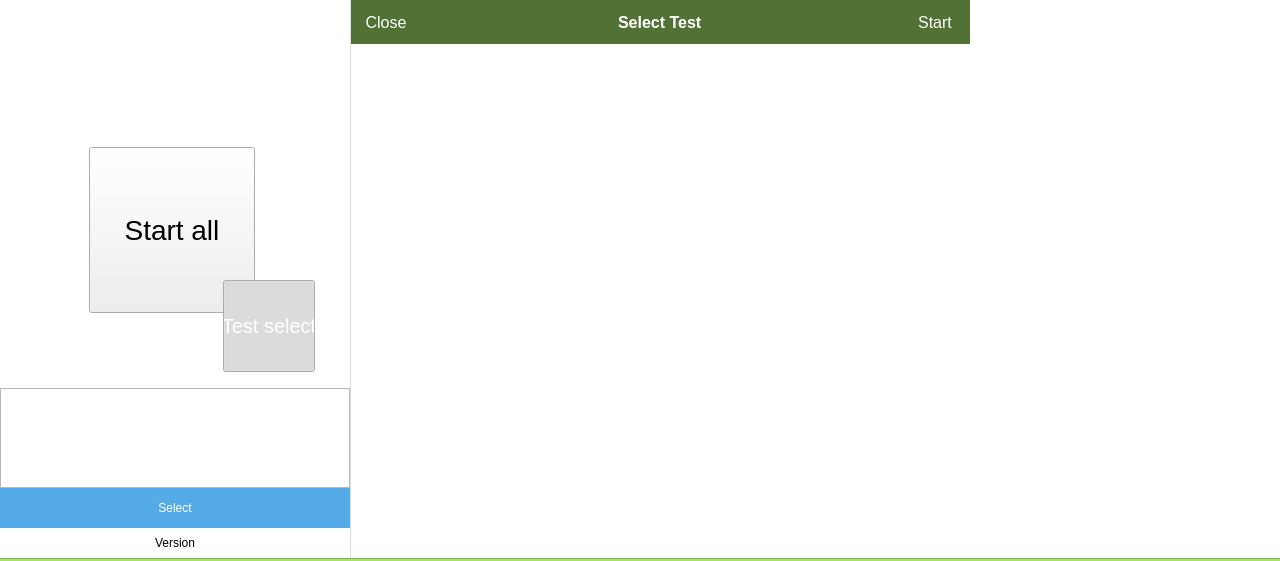
<?xml version="1.0" encoding="UTF-8"?>
<ui version="4.0">
 <class>HomePage</class>
 <widget class="QWidget" name="HomePage">
  <property name="geometry">
   <rect>
    <x>0</x>
    <y>0</y>
    <width>1280</width>
    <height>464</height>
   </rect>
  </property>
  <property name="minimumSize">
   <size>
    <width>0</width>
    <height>0</height>
   </size>
  </property>
  <property name="maximumSize">
   <size>
    <width>16777215</width>
    <height>16777215</height>
   </size>
  </property>
  <property name="windowTitle">
   <string>HomePage</string>
  </property>
  <property name="autoFillBackground">
   <bool>false</bool>
  </property>
  <property name="styleSheet">
   <string notr="true">QWidget#contentPanel
{
	background: #fff;
}

QLabel#bottomLine1
{
	background: #83b553
}

QLabel#bottomLine2
{
	background: #a4e268;
}

QWidget#buttonsPanel
{
	background: #fff;
}

QLabel#logoLabel
{
	border-image: url(:/logo.png) 0 0 0 0 stretch stretch;
}

QLabel#logoLabel2
{
	border-image: url(:/logo.png) 0 0 0 0 stretch stretch;
}



QLabel#buttonBackgroundLabel
{
	border-image: url(:/start_bg.png) 0 0 0 0 stretch stretch;
}

QWidget#testSelectionPanel
{
	border-style: solid;
	border-color: #ddd;
	border-width: 0px 0px 0px 1px;
	background: #fff;
}

QWidget#topBar
{
	background-color: #527134;
}

QLabel#selectorTitleLabel
{
	color: #fff;
	font-weight: bold;
	font-size: 16px;
}

QPushButton#selectorCloseButton,#selectorStartButton {
	background-color: #527134;
	border: none;
	min-width: 70px; max-width: 70px;
	color: #fff;
	font-weight: normal;
	font-size: 16px;
}

QPushButton#selectorCloseButton:hover,#selectorStartButton:hover
{
	background-color: #577837;
}

QPushButton#selectorCloseButton:pressed,#selectorStartButton:pressed
{
	background-color: #4d6a31;
}

QPushButton#selectorStartButton:disabled
{
	color: #a4e268;
}
</string>
  </property>
  <layout class="QVBoxLayout" name="verticalLayout_2">
   <property name="spacing">
    <number>0</number>
   </property>
   <property name="leftMargin">
    <number>0</number>
   </property>
   <property name="topMargin">
    <number>0</number>
   </property>
   <property name="rightMargin">
    <number>0</number>
   </property>
   <property name="bottomMargin">
    <number>0</number>
   </property>
   <item>
    <widget class="QWidget" name="contentPanel" native="true">
     <property name="sizePolicy">
      <sizepolicy hsizetype="Preferred" vsizetype="Preferred">
       <horstretch>0</horstretch>
       <verstretch>0</verstretch>
      </sizepolicy>
     </property>
     <property name="minimumSize">
      <size>
       <width>0</width>
       <height>0</height>
      </size>
     </property>
     <layout class="QHBoxLayout" name="horizontalLayout" stretch="1,2,1">
      <property name="spacing">
       <number>0</number>
      </property>
      <property name="leftMargin">
       <number>0</number>
      </property>
      <property name="topMargin">
       <number>0</number>
      </property>
      <property name="rightMargin">
       <number>0</number>
      </property>
      <property name="bottomMargin">
       <number>0</number>
      </property>
      <item>
       <widget class="QWidget" name="controlPanel" native="true">
        <property name="sizePolicy">
         <sizepolicy hsizetype="Preferred" vsizetype="Preferred">
          <horstretch>0</horstretch>
          <verstretch>0</verstretch>
         </sizepolicy>
        </property>
        <layout class="QHBoxLayout" name="horizontalLayout_2">
         <property name="spacing">
          <number>0</number>
         </property>
         <property name="leftMargin">
          <number>0</number>
         </property>
         <property name="topMargin">
          <number>0</number>
         </property>
         <property name="rightMargin">
          <number>0</number>
         </property>
         <property name="bottomMargin">
          <number>0</number>
         </property>
         <item>
          <spacer name="horizontalSpacer">
           <property name="orientation">
            <enum>Qt::Horizontal</enum>
           </property>
           <property name="sizeHint" stdset="0">
            <size>
             <width>40</width>
             <height>20</height>
            </size>
           </property>
          </spacer>
         </item>
         <item>
          <layout class="QVBoxLayout" name="verticalLayout">
           <property name="spacing">
            <number>0</number>
           </property>
           <item>
            <spacer name="verticalSpacer">
             <property name="orientation">
              <enum>Qt::Vertical</enum>
             </property>
             <property name="sizeType">
              <enum>QSizePolicy::Expanding</enum>
             </property>
             <property name="sizeHint" stdset="0">
              <size>
               <width>347</width>
               <height>110</height>
              </size>
             </property>
            </spacer>
           </item>
           <item>
            <widget class="QWidget" name="buttonsWidget" native="true">
             <property name="sizePolicy">
              <sizepolicy hsizetype="Preferred" vsizetype="Preferred">
               <horstretch>0</horstretch>
               <verstretch>0</verstretch>
              </sizepolicy>
             </property>
             <property name="minimumSize">
              <size>
               <width>350</width>
               <height>388</height>
              </size>
             </property>
             <widget class="PushButton" name="startButton">
              <property name="geometry">
               <rect>
                <x>89</x>
                <y>147</y>
                <width>166</width>
                <height>166</height>
               </rect>
              </property>
              <property name="minimumSize">
               <size>
                <width>0</width>
                <height>0</height>
               </size>
              </property>
              <property name="maximumSize">
               <size>
                <width>16777215</width>
                <height>16777215</height>
               </size>
              </property>
              <property name="styleSheet">
               <string notr="true">QPushButton#startButton
{
	color: #000;
	font-weight: normal;
	font-size: 28px;
	border-image: url(:/start.png) 0 0 0 0 stretch stretch;
}

QPushButton#startButton:hover
{
	border-image: url(:/start_hover.png) 0 0 0 0 stretch stretch;
}

QPushButton#startButton:pressed
{
	
	border-image: url(:/start_pressed.png) 0 0 0 0 stretch stretch;
}

</string>
              </property>
              <property name="text">
               <string>Start all</string>
              </property>
              <property name="iconSize">
               <size>
                <width>16</width>
                <height>16</height>
               </size>
              </property>
              <property name="flat">
               <bool>false</bool>
              </property>
             </widget>
             <widget class="PushButton" name="selectButton">
              <property name="geometry">
               <rect>
                <x>223</x>
                <y>280</y>
                <width>92</width>
                <height>92</height>
               </rect>
              </property>
              <property name="minimumSize">
               <size>
                <width>0</width>
                <height>0</height>
               </size>
              </property>
              <property name="maximumSize">
               <size>
                <width>16777215</width>
                <height>16777215</height>
               </size>
              </property>
              <property name="font">
               <font>
                <pointsize>-1</pointsize>
                <weight>50</weight>
                <bold>false</bold>
               </font>
              </property>
              <property name="styleSheet">
               <string notr="true">QPushButton#selectButton
{
	color: #fff;
	font-weight: normal;
	font-size: 20px;
	border-image: url(:/select.png) 0 0 0 0 stretch stretch;
}

QPushButton#selectButton:hover
{
	border-image: url(:/select_hover.png) 0 0 0 0 stretch stretch;
}

QPushButton#selectButton:pressed
{
	border-image: url(:/select_pressed.png) 0 0 0 0 stretch stretch;
}</string>
              </property>
              <property name="text">
               <string>Test select</string>
              </property>
              <property name="iconSize">
               <size>
                <width>20</width>
                <height>20</height>
               </size>
              </property>
              <property name="checkable">
               <bool>true</bool>
              </property>
              <property name="checked">
               <bool>true</bool>
              </property>
              <property name="default">
               <bool>false</bool>
              </property>
              <property name="flat">
               <bool>false</bool>
              </property>
             </widget>
             <widget class="QLabel" name="logoLabel">
              <property name="geometry">
               <rect>
                <x>65</x>
                <y>2</y>
                <width>244</width>
                <height>82</height>
               </rect>
              </property>
              <property name="minimumSize">
               <size>
                <width>244</width>
                <height>82</height>
               </size>
              </property>
              <property name="maximumSize">
               <size>
                <width>244</width>
                <height>82</height>
               </size>
              </property>
              <property name="text">
               <string/>
              </property>
             </widget>
             <widget class="QLabel" name="buttonBackgroundLabel">
              <property name="geometry">
               <rect>
                <x>79</x>
                <y>137</y>
                <width>245</width>
                <height>245</height>
               </rect>
              </property>
              <property name="minimumSize">
               <size>
                <width>245</width>
                <height>245</height>
               </size>
              </property>
              <property name="maximumSize">
               <size>
                <width>245</width>
                <height>245</height>
               </size>
              </property>
              <property name="text">
               <string/>
              </property>
             </widget>
             <zorder>buttonBackgroundLabel</zorder>
             <zorder>startButton</zorder>
             <zorder>selectButton</zorder>
             <zorder>logoLabel</zorder>
            </widget>
           </item>
           <item>
            <widget class="QFrame" name="apiSelectorContent">
             <property name="minimumSize">
              <size>
               <width>0</width>
               <height>100</height>
              </size>
             </property>
             <property name="frameShape">
              <enum>QFrame::StyledPanel</enum>
             </property>
             <property name="frameShadow">
              <enum>QFrame::Raised</enum>
             </property>
             <layout class="QVBoxLayout" name="verticalLayout_3">
              <property name="spacing">
               <number>0</number>
              </property>
              <property name="leftMargin">
               <number>0</number>
              </property>
              <property name="topMargin">
               <number>0</number>
              </property>
              <property name="rightMargin">
               <number>0</number>
              </property>
              <property name="bottomMargin">
               <number>0</number>
              </property>
             </layout>
            </widget>
           </item>
           <item>
            <spacer name="verticalSpacer_3">
             <property name="orientation">
              <enum>Qt::Vertical</enum>
             </property>
             <property name="sizeType">
              <enum>QSizePolicy::Expanding</enum>
             </property>
             <property name="sizeHint" stdset="0">
              <size>
               <width>347</width>
               <height>100</height>
              </size>
             </property>
            </spacer>
           </item>
           <item>
            <widget class="QPushButton" name="apiSelectButton">
             <property name="styleSheet">
              <string notr="true">QPushButton {
	background-color: #54abe7;
	border: none;
	min-height: 40px; max-height: 40px;
	color: #ffffff;
}
</string>
             </property>
             <property name="text">
              <string>Select</string>
             </property>
            </widget>
           </item>
           <item>
            <widget class="QLabel" name="versionLabel">
             <property name="minimumSize">
              <size>
               <width>0</width>
               <height>30</height>
              </size>
             </property>
             <property name="text">
              <string>Version</string>
             </property>
             <property name="alignment">
              <set>Qt::AlignCenter</set>
             </property>
            </widget>
           </item>
          </layout>
         </item>
         <item>
          <spacer name="horizontalSpacer_2">
           <property name="orientation">
            <enum>Qt::Horizontal</enum>
           </property>
           <property name="sizeHint" stdset="0">
            <size>
             <width>40</width>
             <height>20</height>
            </size>
           </property>
          </spacer>
         </item>
        </layout>
       </widget>
      </item>
      <item>
       <widget class="QWidget" name="testSelectionPanel" native="true">
        <property name="minimumSize">
         <size>
          <width>0</width>
          <height>0</height>
         </size>
        </property>
        <layout class="QVBoxLayout" name="verticalLayout_4">
         <property name="spacing">
          <number>0</number>
         </property>
         <property name="leftMargin">
          <number>1</number>
         </property>
         <property name="topMargin">
          <number>0</number>
         </property>
         <property name="rightMargin">
          <number>0</number>
         </property>
         <property name="bottomMargin">
          <number>0</number>
         </property>
         <item>
          <widget class="QWidget" name="topBar" native="true">
           <property name="minimumSize">
            <size>
             <width>0</width>
             <height>44</height>
            </size>
           </property>
           <property name="maximumSize">
            <size>
             <width>16777215</width>
             <height>44</height>
            </size>
           </property>
           <layout class="QHBoxLayout" name="horizontalLayout_6">
            <property name="spacing">
             <number>10</number>
            </property>
            <property name="leftMargin">
             <number>0</number>
            </property>
            <property name="topMargin">
             <number>0</number>
            </property>
            <property name="rightMargin">
             <number>0</number>
            </property>
            <property name="bottomMargin">
             <number>0</number>
            </property>
            <item>
             <widget class="QPushButton" name="selectorCloseButton">
              <property name="sizePolicy">
               <sizepolicy hsizetype="Minimum" vsizetype="Expanding">
                <horstretch>0</horstretch>
                <verstretch>0</verstretch>
               </sizepolicy>
              </property>
              <property name="text">
               <string>Close</string>
              </property>
              <property name="flat">
               <bool>false</bool>
              </property>
             </widget>
            </item>
            <item>
             <spacer name="horizontalSpacer_3">
              <property name="orientation">
               <enum>Qt::Horizontal</enum>
              </property>
              <property name="sizeHint" stdset="0">
               <size>
                <width>40</width>
                <height>20</height>
               </size>
              </property>
             </spacer>
            </item>
            <item>
             <widget class="QLabel" name="selectorTitleLabel">
              <property name="text">
               <string>Select Test</string>
              </property>
             </widget>
            </item>
            <item>
             <spacer name="horizontalSpacer_4">
              <property name="orientation">
               <enum>Qt::Horizontal</enum>
              </property>
              <property name="sizeHint" stdset="0">
               <size>
                <width>40</width>
                <height>20</height>
               </size>
              </property>
             </spacer>
            </item>
            <item>
             <widget class="QPushButton" name="selectorStartButton">
              <property name="sizePolicy">
               <sizepolicy hsizetype="Minimum" vsizetype="Expanding">
                <horstretch>0</horstretch>
                <verstretch>0</verstretch>
               </sizepolicy>
              </property>
              <property name="text">
               <string>Start</string>
              </property>
              <property name="flat">
               <bool>false</bool>
              </property>
             </widget>
            </item>
           </layout>
          </widget>
         </item>
         <item>
          <widget class="ItemScrollWidget" name="testSelectScrollWidget" native="true">
           <property name="sizePolicy">
            <sizepolicy hsizetype="Expanding" vsizetype="Expanding">
             <horstretch>0</horstretch>
             <verstretch>0</verstretch>
            </sizepolicy>
           </property>
          </widget>
         </item>
        </layout>
       </widget>
      </item>
      <item>
       <widget class="DescriptionWidget" name="descriptionPanel" native="true"/>
      </item>
     </layout>
    </widget>
   </item>
   <item>
    <widget class="QLabel" name="bottomLine1">
     <property name="sizePolicy">
      <sizepolicy hsizetype="Expanding" vsizetype="Preferred">
       <horstretch>0</horstretch>
       <verstretch>0</verstretch>
      </sizepolicy>
     </property>
     <property name="minimumSize">
      <size>
       <width>0</width>
       <height>1</height>
      </size>
     </property>
     <property name="maximumSize">
      <size>
       <width>16777215</width>
       <height>1</height>
      </size>
     </property>
     <property name="text">
      <string/>
     </property>
     <property name="pixmap">
      <pixmap>:/res/homePage.png</pixmap>
     </property>
    </widget>
   </item>
   <item>
    <widget class="QLabel" name="bottomLine2">
     <property name="sizePolicy">
      <sizepolicy hsizetype="Expanding" vsizetype="Preferred">
       <horstretch>0</horstretch>
       <verstretch>0</verstretch>
      </sizepolicy>
     </property>
     <property name="minimumSize">
      <size>
       <width>0</width>
       <height>2</height>
      </size>
     </property>
     <property name="maximumSize">
      <size>
       <width>16777215</width>
       <height>2</height>
      </size>
     </property>
     <property name="text">
      <string/>
     </property>
     <property name="pixmap">
      <pixmap>:/res/homePage.png</pixmap>
     </property>
    </widget>
   </item>
  </layout>
 </widget>
 <layoutdefault spacing="6" margin="11"/>
 <customwidgets>
  <customwidget>
   <class>DescriptionWidget</class>
   <extends>QWidget</extends>
   <header location="global">DescriptionWidget.h</header>
   <container>1</container>
  </customwidget>
  <customwidget>
   <class>PushButton</class>
   <extends>QPushButton</extends>
   <header location="global">PushButton.h</header>
  </customwidget>
  <customwidget>
   <class>ItemScrollWidget</class>
   <extends>QWidget</extends>
   <header>ItemScrollWidget.h</header>
   <container>1</container>
  </customwidget>
 </customwidgets>
 <resources>
  <include location="resources.qrc"/>
 </resources>
 <connections/>
</ui>
